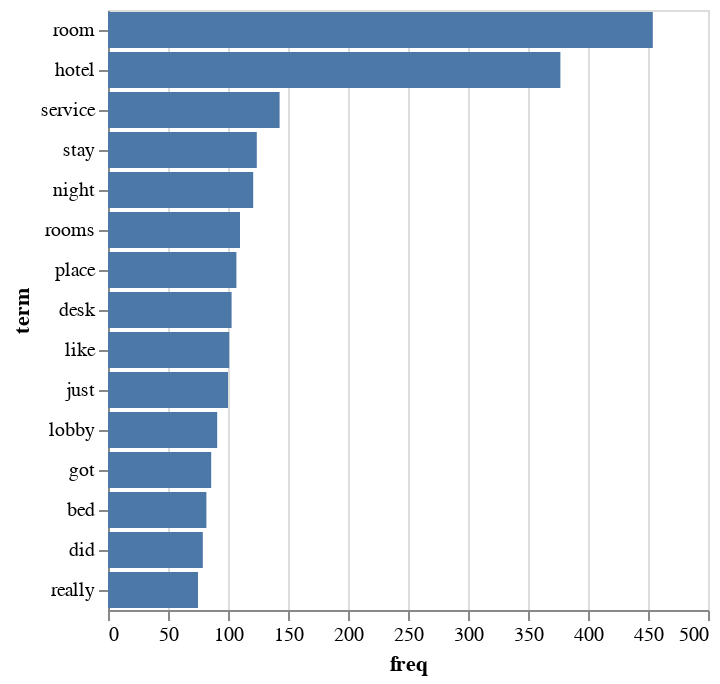

The cell this chart's notebook holds for it:
### Code cell
# All text from site as one row of data (one "document")
onedf = pd.DataFrame({"clean_text":" ".join(low_df["clean_text"])},
                           index=[0])



# 1 Instantiates a vectorizer to vectorize the text (extract features) based on ngram parameters we specify
v = CountVectorizer(stop_words="english",
                    ngram_range=(1, 1))
    
# 2 Vectorizes the text, creates a dataframe with terms and frequencies
dtm = v.fit_transform(onedf["clean_text"])
    
dtm_df = pd.DataFrame(dtm.toarray(),
                     columns=v.get_feature_names_out())

# Transpose dataframe
dtm_df = dtm_df.T

# Reset index, replace column names with term and freq
dtm_df.reset_index(inplace=True)
dtm_df.columns = ["term", "freq"]
dtm_df= dtm_df.sort_values(by="freq", ascending=False)

alt.Chart(dtm_df.head(15)).mark_bar().encode(alt.Y("term", sort="-x"),
                                      x = "freq")

### Figure 1 — Vega-Lite specification as saved in the notebook (floating-point values rounded to 4 significant figures)
{"config": {"view": {"continuousWidth": 300, "continuousHeight": 300}}, "data": {"name": "data-ef24ef6e3beedfd103efbc74e125bb7f"}, "mark": {"type": "bar"}, "encoding": {"x": {"field": "freq", "type": "quantitative"}, "y": {"field": "term", "sort": "-x", "type": "nominal"}}, "$schema": "https://vega.github.io/schema/vega-lite/v5.14.1.json", "datasets": {"data-ef24ef6e3beedfd103efbc74e125bb7f": [{"term": "room", "freq": 454}, {"term": "hotel", "freq": 377}, {"term": "service", "freq": 143}, {"term": "stay", "freq": 124}, {"term": "night", "freq": 121}, {"term": "rooms", "freq": 110}, {"term": "place", "freq": 107}, {"term": "desk", "freq": 103}, {"term": "like", "freq": 101}, {"term": "just", "freq": 100}, {"term": "lobby", "freq": 91}, {"term": "got", "freq": 86}, {"term": "bed", "freq": 82}, {"term": "did", "freq": 79}, {"term": "really", "freq": 75}]}}
